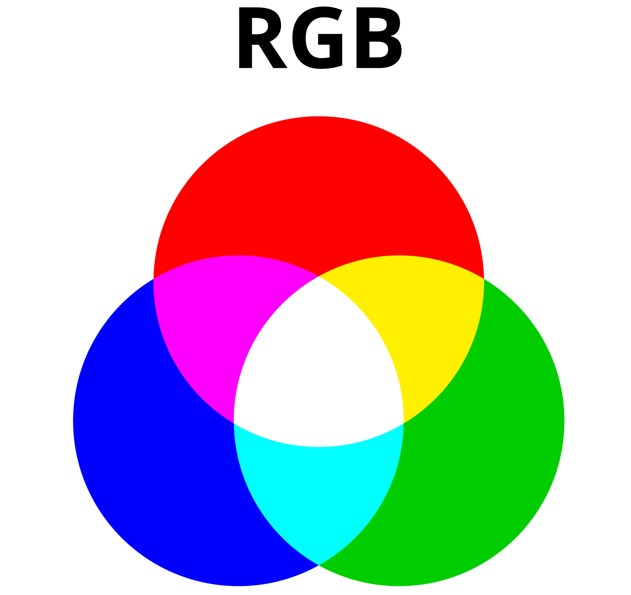
#> input picture OPENCV_ex7/RGB.jpg, 631 x 595 px, found by its file name
$ python ex7.py
#> lines starting #> are read from the running program, lines starting #| are printed output that depends on the picture; after the words box and inside, x2 and y2 are one past the last pixel; in counts of white or black regions, pixels touching at a corner belong together
import cv2
import numpy as np

# image = cv2.imread("rgb.png")c
image = cv2.imread("ex7\RGB.jpg")
#> image is the input picture: shape (595, 631, 3); mean B, G, R 191.3, 186.2, 191.4
image = cv2.resize(image, dsize=(300, 450))
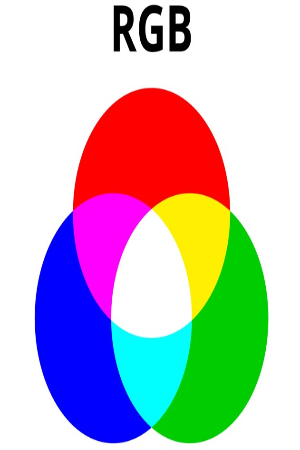
#> image: shape (450, 300, 3); mean B, G, R 191.3, 186.2, 191.4

# ROI 중심 좌표 (x, y) 및 반지름 정의
center_coordinates = (150, 150)
radius = 100

# 원 모양 ROI를 위한 마스크 생성
mask = np.zeros_like(image)
cv2.circle(mask, center_coordinates, radius, (255, 255, 255), thickness=cv2.FILLED)
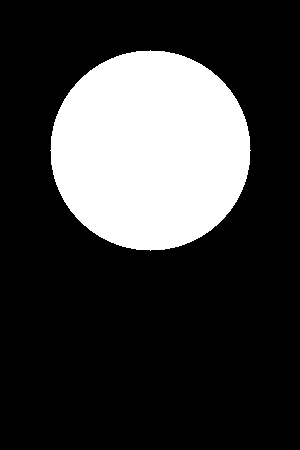
#> mask: shape (450, 300, 3); 23.3% white; 1 white region, box (x1, y1, x2, y2) and area: (50, 50, 251, 251) 31417

# 비트와이즈 AND 연산을 사용하여 원 모양 ROI 추출
circular_roi = cv2.bitwise_and(image, mask)
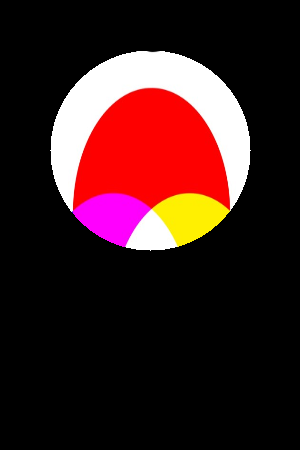
#> circular_roi: shape (450, 300, 3); mean B, G, R 29.7, 29.3, 59

# 추출한 원 모양 ROI에 처리 적용 (예: 엣지 검출)
edges = cv2.Canny(circular_roi, 400, 150)
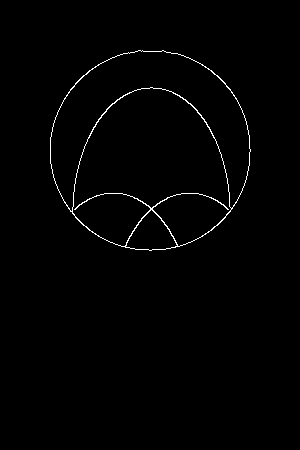
#> edges: shape (450, 300); 1% white in thin lines or dots, all inside (x1, y1, x2, y2) = (50, 50, 251, 251)

# 원본 이미지, 원 모양 ROI 및 처리된 원 모양 ROI 표시
cv2.imshow("Original", image)
cv2.imshow("Circle ROI", circular_roi)
cv2.imshow("Processed Circle ROI", edges)
cv2.waitKey(0)
cv2.destroyAllWindows()
